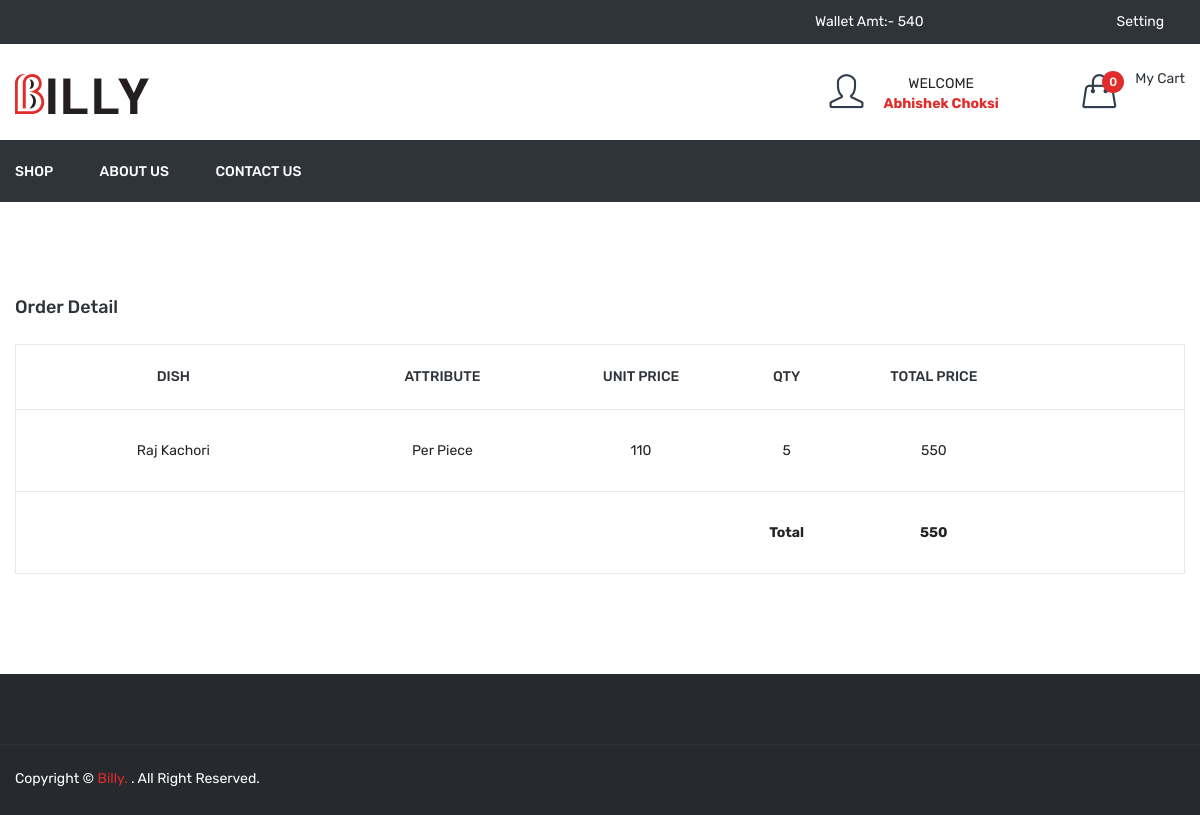
Page /order_detail.php?id=6 (signed in) on the committed database.
### tables this page shows
CREATE TABLE IF NOT EXISTS `order_detail` (
  `id` int NOT NULL AUTO_INCREMENT,
  `order_id` int NOT NULL,
  `dish_details_id` int NOT NULL,
  `price` float NOT NULL,
  `qty` int NOT NULL,
  PRIMARY KEY (`id`)
);

CREATE TABLE IF NOT EXISTS `dish` (
  `id` int NOT NULL AUTO_INCREMENT,
  `category_id` int NOT NULL,
  `dish` varchar(100) NOT NULL,
  `dish_detail` text NOT NULL,
  `image` varchar(100) NOT NULL,
  `type` enum('veg','non-veg') NOT NULL,
  `status` int NOT NULL,
  `added_on` datetime NOT NULL,
  PRIMARY KEY (`id`)
);

CREATE TABLE IF NOT EXISTS `dish_details` (
  `id` int NOT NULL AUTO_INCREMENT,
  `dish_id` int NOT NULL,
  `attribute` varchar(100) NOT NULL,
  `price` int NOT NULL,
  `status` int NOT NULL,
  `added_on` datetime NOT NULL,
  PRIMARY KEY (`id`)
);

### function.inc.php (called while the page is built, shortened)
<?php
function get_safe_value($str)
{
  global $con;
  $str = mysqli_real_escape_string($con, $str);
  return $str;
}
?>
<?php
function getOrderDetails($oid)
{
  global $con;
  $sql = "select order_detail.price,order_detail.qty,dish_details.attribute,dish.dish,order_detail.dish_details_id
	from order_detail,dish_details,dish
	WHERE
	order_detail.order_id=$oid AND
	order_detail.dish_details_id=dish_details.id AND
	dish_details.dish_id=dish.id";
  $data = array();
  $res = mysqli_query($con, $sql);
  while ($row = mysqli_fetch_assoc($res)) {
    $data[] = $row;
  }
  return $data;
}
?>

### order_detail.php (the view, shortened to what this page needs)
<?php
include("header.php");
if (isset($_GET['id']) && $_GET['id'] > 0) {
	$id = get_safe_value($_GET['id']);
} else {
	redirect(FRONT_SITE_PATH . 'shop');
}
?>
<div class="cart-main-area pt-95 pb-100">
	<div class="container">
		<h3 class="page-title">Order Detail</h3>
		<div class="row">
			<div class="col-lg-12 col-md-12 col-sm-12 col-12">
				<form method="post">
					<div class="table-content table-responsive">
						<table style="border:1px solid #e9e8ef;">
							<tr>
								<th width="30%">Dish</th>
								<th width="20%">Attribute</th>
								<th width="15%">Unit Price</th>
								<th width="5%">Qty</th>
								<th width="15%">Total Price</th>
								<th width="15%"></th>
							</tr>
							<?php
							$getOrderDetails = getOrderDetails($id);
							$pp = 0;
							foreach ($getOrderDetails as $list) {
								$pp = $pp + ($list['qty'] * $list['price']);
							?>
								<tr>
									<td><?php echo $list['dish'] ?></td>
									<td><?php echo $list['attribute'] ?></td>
									<td><?php echo $list['price'] ?></td>
									<td><?php echo $list['qty'] ?></td>
									<td><?php echo $list['qty'] * $list['price'] ?></td>
									<td id="rating<?php echo $list['dish_details_id'] ?>">
									</td>
								</tr>
							<?php
							}
							?>
							<tr>
								<td colspan="3"></td>
								<td><strong>Total</strong></td>
								<td><strong><?php echo $pp ?></strong></td>
								<td></td>
							</tr>
						</table>
					</div>
				</form>
			</div>
		</div>
	</div>
</div>
<?php
include("footer.php");
?>

### rows in the picture
order_detail: dish.dish "Raj Kachori", dish_details.attribute "Per Piece", price "110", qty "5", $list['qty'] * $list['price'] "550"

### other values in the picture
$getWalletAmt "540"
$_SESSION['FOOD_USER_NAME'] "Abhishek Choksi"
$totalCartDish "0"
$pp "550"
